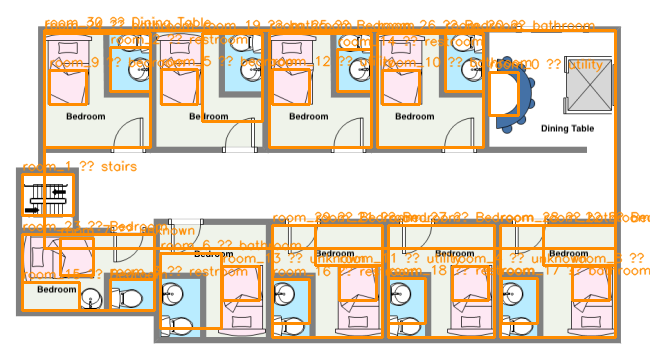
#> input picture data/cv_debug.png, 650 x 364 px
$ python -i tools.py   (imports and definitions only)
#> lines starting #> are read from the running program, lines starting #| are printed output that depends on the picture
"""Tools the SenseGrid agent can call.

Each tool is a plain Python function + a JSON-schema spec for the LLM. The
chat agent decides when to invoke them; `dispatch` executes by name.
"""

from __future__ import annotations

import json
import logging
import os
import sys
import tempfile
import urllib.parse
import urllib.request
from pathlib import Path

# Make floorplan_parser importable (flat package, bare imports).
REPO_ROOT = Path(__file__).resolve().parents[1]
sys.path.insert(0, str(REPO_ROOT / "floorplan_parser"))

# Load .env so GEMINI_API_KEY is available even when this module is imported
# outside the agent (e.g. by tests). override=False → shell env wins.
# [6 lines not run here, left out]

try:
    import cv2  # type: ignore  # noqa: E402
    _CV2_OK = True
except Exception:
    cv2 = None  # type: ignore
    _CV2_OK = False

extract_rooms_cv_multiscale = None  # type: ignore
regions_to_floor_objects = None  # type: ignore
from ada_advisor import generate_ada_recommendations  # noqa: E402
from render_map import render_floor_plan  # noqa: E402

try:
    from cv_gemini_refine import label_regions_global as _gemini_label_global  # noqa: E402
    _GEMINI_IMPORT_OK = True
except Exception as _gemini_import_exc:  # pragma: no cover
    _gemini_label_global = None  # type: ignore
    _GEMINI_IMPORT_OK = False
    logging.getLogger("sensegrid.tools").warning(
        "Gemini labeling unavailable: %s", _gemini_import_exc
    )

_LLM_PARSE_IMPORT_OK = False
parse_floorplan_with_llm = None  # type: ignore

log = logging.getLogger("sensegrid.tools")

ARTIFACT_DIR = Path(tempfile.gettempdir()) / "sensegrid_artifacts"
# [1 line not run here, left out]

_NANOBANANA_TACTILE_PROMPT = """
You are generating an accessibility tactile map for blind/low-vision users.

INPUT: a RoomPlan / floorplan image.
OUTPUT: a single high-contrast raster image representing a tactile map.

Hard requirements:
- Produce a CLEAN 2D DIAGRAM (orthographic top-down). No perspective, no 3D, no camera angle.
- White background with ONLY black marks. No colors, no gray, no gradients, no shadows.
- Do NOT "stylize" into a plaque with dark background. This must look like a printable diagram.
- Everything must fit inside the canvas with a ~5% margin. Do not draw or place text outside the border.
- You do NOT need to exactly replicate every room boundary using dots. Prioritize usability.
- You MAY use raised lines + tactile textures:
  - walls/boundaries: thick solid lines
  - corridors: dotted/stipple texture
  - room areas: sparse dot texture
  - special areas (restroom/courtyard/etc): distinct hatch/wave pattern
  - icons: simple line icons are allowed
- Preserve topology: rooms, walls, doors, and corridors must stay in correct relative position.
- Add clear door gaps. Mark the main entrance with a clear star marker.
- Add numbered markers for key rooms/objects, and include an embedded legend panel (right side or bottom-right):
  - show visual legend + Braille under each legend label if possible
  - legend must map numbers/patterns/icons → labels
- No decorative elements, no extra branding. Text should be minimal and aligned.
- The map should be printable and still legible at A4 size.

If the source image is cluttered, simplify while preserving navigation-critical structure.
""".strip()

_NANOBANANA_MULTIVIEW_PROMPT = """
You are generating an accessibility tactile map for blind/low-vision users.

INPUT: multiple photos of the SAME room taken from different angles and positions.
Use ALL provided photos together to build a complete mental model of the room layout.
Cross-reference the photos to resolve ambiguities (e.g. one photo shows a door the other obscures).

OUTPUT: a single unified top-down tactile map of the room synthesised from all views.

Hard requirements:
- Produce ONE clean 2D top-down diagram. No perspective, no 3D effects.
- White background, black marks only. No colour, no gradients, no shadows.
- Draw the room boundary (walls) as thick continuous lines.
- Mark every door as a clear gap in the wall with a small arc indicating swing direction.
- Mark the main entrance/exit with a filled star ★ just inside the doorway.
- Place each piece of furniture / fixture as a simple labelled outline rectangle or icon:
    - Sofa / seating: filled rectangle with diagonal hatching
    - Table: empty rectangle with label
    - Chair: small square
    - Bed: rectangle with a horizontal line across the top third
    - Window: thin double line across the wall
    - Kitchen counter / worktop: rectangle with a dotted fill
    - Bathroom fixtures (toilet, sink, shower): recognised icons, keep simple
  Use only shapes recognisable by touch — no decorative detail.
- Keep furniture labels as SHORT ALL-CAPS text (e.g. SOFA, TABLE, BED).
  If a label risks cluttering, use a legend key instead.
- Maintain accurate relative positions and proportions between objects.
- Add a compact legend in one corner listing any texture patterns used.
- Do NOT include numeric IDs, room numbers, or measurement annotations.
- Output must be printable and legible at A4 / Letter size.
- BILINGUAL LABELS — MANDATORY: every English text label that appears on the map MUST have its
  Grade-1 Braille translation printed directly below it.
  This applies to ALL labels: furniture names, area names, and legend entries.
  Never leave an English word on the map without its Braille equivalent directly beneath it.
  The Braille dots must be clearly rendered and large enough to be readable on an A4 print.

If you are uncertain about the position of something from the photos, place it with a dashed outline
to indicate lower confidence.
""".strip()


_FLOORPLAN_QA_CONTEXT_PROMPT = """
You are extracting a compact, navigation-focused description from a floorplan image so a Q&A agent can answer questions.

Return plain text (no JSON) with these sections, each on its own line:
- MAP_NAME: <short guess, or 'unknown'>
- SIZE: <approx width x height in meters or 'unknown'>
- ENTRANCE: <where is the main entrance, or 'unknown'>
- FEATURES: <comma-separated: stairs, elevator, restroom, food court, check-in, seating, etc. Only if visible>
- OBJECTS: bullet list of key labeled areas/POIs with relative direction from entrance (e.g. "Food court — front-right", "Stairs — left side")
- NOTES: <1 short line with any uncertainty>

Rules:
- Do not invent features not visible.
- Use relative directions (front/back/left/right/center) and rough distances if you can infer scale; otherwise omit distances.
- If text labels exist in the image, use them.
""".strip()


_TACTILE_QA_CONTEXT_PROMPT = """
You are extracting a compact, navigation-focused description from a tactile map image (black marks on white background).
This tactile map may use patterns/symbols (dots, hatching) and may not contain readable text.

Return plain text (no JSON) with these sections, each on its own line:
- MAP_NAME: <if present, else 'unknown'>
- ENTRANCE: <where the entrance marker is, e.g. "top edge", "bottom-left", or 'unknown'>
- FEATURES: <comma-separated: stairs, elevator, restroom, food, check-in, seating, tunnel, etc. Only if clearly indicated by icons/symbols>
- REGIONS: bullet list of distinct regions/zones by pattern (e.g. "dense dots region — top side", "hatched region — right side")
- COUNTS: <counts of repeated symbols if obvious, e.g. "stairs: 2">
- NOTES: <1 short line with uncertainty>

Rules:
- Do not invent labels. If you can't confidently identify a feature, omit it or mark unknown.
- Use relative positions in the image (top/bottom/left/right/center).
- Keep it short and usable for Q&A like "where are the stairs" or "how many entrances".
""".strip()


# [211 lines left out: functions qa_context_from_tactile_image_gemini, gemini_chat, qa_context_from_floorplan_image_gemini, not called in this run]


def _prep_image_for_gemini(p: Path) -> tuple[bytes, str]:
    """Return (img_bytes, mime_type) ready for Gemini image generation.

    Applies two fixes that prevent Gemini from hanging:
      1. RGBA / palette images → flatten to RGB on white (Gemini stalls on alpha).
      2. Images smaller than 1024 px on the long side → upscale to 1024 px
         (the image-generation model produces garbage / hangs on tiny inputs).
    Max side is capped at 2048 px to keep latency reasonable.
    """
#> called with p = '../data/cv_debug.png'
    from PIL import Image  # type: ignore
    from io import BytesIO

    img = Image.open(p)
#> img is the input picture: PIL image 650x364 RGB; mean R, G, B 231.5, 217.1, 198.5

    if img.mode in ("RGBA", "LA", "P"):
        background = Image.new("RGB", img.size, (255, 255, 255))
        if img.mode == "P":
            img = img.convert("RGBA")
        background.paste(img, mask=img.split()[-1] if img.mode in ("RGBA", "LA") else None)
        img = background
    elif img.mode != "RGB":
        img = img.convert("RGB")

    w, h = img.size
#> w = 650; h = 364
    long_side = max(w, h)
#> long_side = 650
    if long_side < 1024:
        scale = 1024 / long_side
#> scale = 1.58
        img = img.resize((int(w * scale), int(h * scale)), Image.LANCZOS)
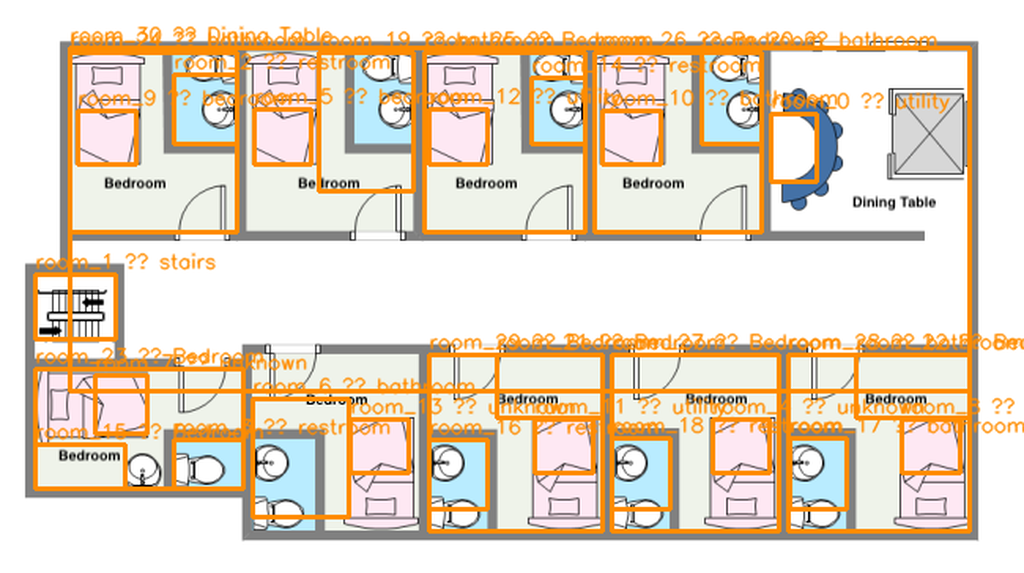
#> img: PIL image 1024x573 RGB; mean R, G, B 231, 216.9, 198.7
    elif long_side > 2048:
        scale = 2048 / long_side
        img = img.resize((int(w * scale), int(h * scale)), Image.LANCZOS)

    buf = BytesIO()
    img.save(buf, format="PNG")
    return buf.getvalue(), "image/png"


# [558 lines left out: functions tactile_map_from_image_nanobanana, tactile_map_from_images_nanobanana, download_image, parse_floorplan, _finalize_floor_plan, reconstruct_floorplan and 1 more, not called in this run]


# ── Tool specs (OpenAI / ASI:One function-calling schema) ────────────────────


TOOL_SPECS: list[dict] = [
    {
        "type": "function",
        "function": {
            "name": "download_image",
            "description": (
                "Download a public floor-plan image from a URL to a local file. "
                "Always run this before parse_floorplan when the user provides a URL."
            ),
            "parameters": {
                "type": "object",
                "properties": {
                    "url": {"type": "string", "description": "Public http(s) URL of the image."},
                },
                "required": ["url"],
            },
        },
    },
    {
        "type": "function",
        "function": {
            "name": "parse_floorplan",
            "description": (
                "Run the CV floor-plan pipeline on a local image file. Returns the "
                "path to a JSON file describing the rooms plus a summary by type."
            ),
            "parameters": {
                "type": "object",
                "properties": {
                    "image_path": {"type": "string", "description": "Absolute path to a local image file."},
                },
                "required": ["image_path"],
            },
        },
    },
    {
        "type": "function",
        "function": {
            "name": "reconstruct_floorplan",
            "description": (
                "Render a parsed floor-plan JSON back to a PNG so the user can "
                "visually verify the extraction was correct."
            ),
            "parameters": {
                "type": "object",
                "properties": {
                    "json_path": {"type": "string", "description": "Absolute path to a result.json produced by parse_floorplan."},
                },
                "required": ["json_path"],
            },
        },
    },
    {
        "type": "function",
        "function": {
            "name": "tactile_map_from_image_nanobanana",
            "description": (
                "Generate a tactile-map PNG directly from an input floorplan image "
                "using Gemini Nano Banana Pro image generation."
            ),
            "parameters": {
                "type": "object",
                "properties": {
                    "image_path": {"type": "string", "description": "Absolute path to a local image file."},
                    "model": {"type": "string", "description": "Gemini image model id.", "default": "gemini-3-pro-image-preview"},
                },
                "required": ["image_path"],
            },
        },
    },
    {
        "type": "function",
        "function": {
            "name": "qa_context_from_floorplan_image_gemini",
            "description": (
                "Extract a compact navigation-focused text context from a floorplan image "
                "to power Q&A about the map."
            ),
            "parameters": {
                "type": "object",
                "properties": {
                    "image_path": {"type": "string", "description": "Absolute path to a local image file."},
                    "model": {"type": "string", "default": "gemini-2.5-pro"},
                },
                "required": ["image_path"],
            },
        },
    },
    {
        "type": "function",
        "function": {
            "name": "qa_context_from_tactile_image_gemini",
            "description": (
                "Extract a compact navigation-focused text context from a tactile map image "
                "to power Q&A about the map."
            ),
            "parameters": {
                "type": "object",
                "properties": {
                    "image_path": {"type": "string", "description": "Absolute path to a local image file."},
                    "model": {"type": "string", "default": "gemini-2.5-pro"},
                },
                "required": ["image_path"],
            },
        },
    },
    {
        "type": "function",
        "function": {
            "name": "gemini_chat",
            "description": (
                "Call Gemini 2.5 Pro to interpret user intent and generate a natural language response. "
                "Takes a system instructions prompt and the raw user message. "
                "Returns JSON with 'intent' and 'response'."
            ),
            "parameters": {
                "type": "object",
                "properties": {
                    "prompt": {"type": "string", "description": "System instructions including state/context."},
                    "user_text": {"type": "string", "description": "Raw text from the user."},
                },
                "required": ["prompt", "user_text"],
            },
        },
    },
    {
        "type": "function",
        "function": {
            "name": "upload_artifact",
            "description": (
                "Upload a local file (PNG/JSON) to a public no-auth host and return "
                "a shareable URL. Use this to give the user links to the "
                "reconstructed PNG and the structured JSON."
            ),
            "parameters": {
                "type": "object",
                "properties": {
                    "file_path": {"type": "string", "description": "Absolute path to the file to share."},
                },
                "required": ["file_path"],
            },
        },
    },
]


_DISPATCH = {
    "download_image": download_image,
    "parse_floorplan": parse_floorplan,
    "reconstruct_floorplan": reconstruct_floorplan,
    "tactile_map_from_image_nanobanana": tactile_map_from_image_nanobanana,
    "tactile_map_from_images_nanobanana": tactile_map_from_images_nanobanana,
    "qa_context_from_floorplan_image_gemini": qa_context_from_floorplan_image_gemini,
    "qa_context_from_tactile_image_gemini": qa_context_from_tactile_image_gemini,
    "upload_artifact": upload_artifact,
    "gemini_chat": gemini_chat,
}


# [12 lines left out: function dispatch, not called in this run]

>>> result = _prep_image_for_gemini('../data/cv_debug.png')
